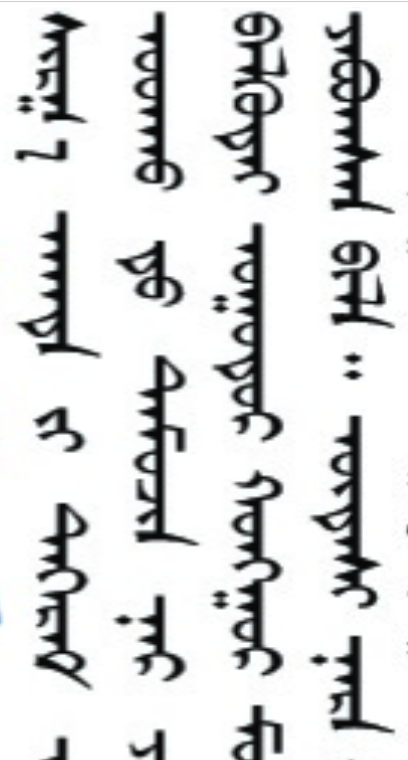
#> input picture adiya/word_segmentation/data/nom.png, 408 x 760 px
$ jupyter execute --allow-errors test.ipynb
#> lines starting #> are read from the running program, lines starting #| are printed output that depends on the picture; after the words box and inside, x2 and y2 are one past the last pixel; in counts of white or black regions, pixels touching at a corner belong together
### adiya/word_segmentation/segmenter.py
import cv2
import numpy as np
import matplotlib.pyplot as plt
from scipy.signal import find_peaks, peak_widths
from collections import deque
from PIL import Image


def line_segmenter(binary, distance = 5, prominence=50):
    h, w = binary.shape

    # Make a mask slightly larger than the image (required by floodFill)
    mask = np.zeros((h + 2, w + 2), np.uint8)

    # Flood fill from each corner
    cv2.floodFill(binary, mask, (0, 0), 0)
    cv2.floodFill(binary, mask, (w - 1, 0), 0)
    cv2.floodFill(binary, mask, (0, h - 1), 0)
    cv2.floodFill(binary, mask, (w - 1, h - 1), 0)

    vertical_density = np.sum(binary > 0, axis=0)

    peaks, _ = find_peaks(vertical_density, distance=distance, prominence=prominence)

    results_half = peak_widths(vertical_density, peaks, rel_height=0.3)

    left_ips = results_half[2].astype(int)
    right_ips = results_half[3].astype(int)

    line_regions = np.zeros_like(binary)
    visited = np.zeros_like(binary, dtype=bool)
    line_bounding_boxes = []

    def is_valid(y, x):
        return 0 <= x < w and 0 <= y < h and not visited[y, x] and binary[y, x] > 0

    for left, right in zip(left_ips, right_ips):
        coords = []
        for x in range(left, right + 1):
            for y in range(h):
                if binary[y, x] > 0 and not visited[y, x]:
                    queue = deque()
                    queue.append((y, x))

                    while queue:
                        cy, cx = queue.popleft()
                        if not is_valid(cy, cx):
                            continue
                        visited[cy, cx] = True
                        line_regions[cy, cx] = 255
                        coords.append((cy, cx))

                        for dy in [-1, 0, 1]:
                            for dx in [-1, 0, 1]:
                                ny, nx = cy + dy, cx + dx
                                if is_valid(ny, nx):
                                    queue.append((ny, nx))

        if coords:
            ys, xs = zip(*coords)
            x_min, x_max = min(xs), max(xs)
            y_min, y_max = min(ys), max(ys)
            line_bounding_boxes.append((x_min, y_min, x_max, y_max))

    return line_bounding_boxes


def segment_words_from_line(gray, binary, line_bbox, overlap_threshold=0.3, adiya = False, min_height_ratio=1, min_area=30):
    """
    Segments words from a line image using connected components and merges nearby bounding boxes.

    Args:
        gray (np.ndarray): Grayscale version of the original image.
        binary (np.ndarray): Binary version of the image.
        line_bbox (tuple): Bounding box of the line (x_min, y_min, x_max, y_max).
        overlap_threshold (float): Threshold to merge overlapping word boxes.

    Returns:
        List[Tuple[int, int, int, int]]: List of word bounding boxes in original image coordinates.
    """
    line_x_min, line_y_min, line_x_max, line_y_max = line_bbox
    line_width = line_x_max - line_x_min

    line_piece = binary[line_y_min:line_y_max, line_x_min:line_x_max]
    binary_line = (line_piece > 0).astype(np.uint8)

    # Get connected components with stats
    num_labels, labels, stats, _ = cv2.connectedComponentsWithStats(binary_line)

    # Create a clean mask
    clean_mask = np.zeros_like(binary_line)

    # Minimum area threshold (tune as needed)


    for i in range(1, num_labels):  # Skip background
        area = stats[i, cv2.CC_STAT_AREA]
        if area >= min_area:
            clean_mask[labels == i] = 255
    line_piece = clean_mask
    num_labels, labels = cv2.connectedComponents(line_piece)

    height, width = line_piece.shape
    expanded_bboxes = []

    for label in range(1, num_labels):
        y_coords, x_coords = np.where(labels == label)
        y_min, y_max = y_coords.min(), y_coords.max()
        x_min, x_max = x_coords.min(), x_coords.max()
        ratio =  (y_max - y_min) / (x_max - x_min)
        # if ratio > min_height_ratio:
            # expanded_bboxes.append((x_min, y_min, x_max, y_max))
        expanded_bboxes.append((x_min, y_min, x_max, y_max))

    def get_overlap_area(box1, box2):
        x_min1, y_min1, x_max1, y_max1 = box1
        x_min2, y_min2, x_max2, y_max2 = box2

        overlap_x_min = max(x_min1, x_min2)
        overlap_x_max = min(x_max1, x_max2)
        overlap_y_min = max(y_min1, y_min2)
        overlap_y_max = min(y_max1, y_max2)

        if overlap_x_max > overlap_x_min and overlap_y_max > overlap_y_min:
            return (overlap_x_max - overlap_x_min) * (overlap_y_max - overlap_y_min)
        return 0

    merged_bboxes = []
    for box in expanded_bboxes:
        overlap_found = False
        for i, merged_box in enumerate(merged_bboxes):
            overlap_area = get_overlap_area(merged_box, box)
            box_area = (box[2] - box[0]) * (box[3] - box[1])

            if overlap_area / box_area > overlap_threshold:
                new_box = (
                    min(merged_box[0], box[0]),
                    min(merged_box[1], box[1]),
                    max(merged_box[2], box[2]),
                    max(merged_box[3], box[3]),
                )
                merged_bboxes[i] = new_box
                overlap_found = True
                break

        if not overlap_found:
            # Expand box horizontally to whole line if no overlap found
            box = (0, box[1], line_width, box[3])
            merged_bboxes.append(box)

    # Convert bboxes to original image coordinates
    word_bboxes_in_full_image = [
        (box[0] + line_x_min, box[1] + line_y_min, box[2] + line_x_min, box[3] + line_y_min)
        for box in merged_bboxes
    ]
    if adiya:
        final_bboxes = []

        for i, box in enumerate(word_bboxes_in_full_image):
            box_height = box[3] - box[1]
            box_width = box[2] - box[0]

            # Merge with the previous box if height < 2*width
            if i > 0 and box_height < min_height_ratio * box_width:
                prev_box = final_bboxes[-1]
                new_box = (
                    min(prev_box[0], box[0]),
                    min(prev_box[1], box[1]),
                    max(prev_box[2], box[2]),
                    max(prev_box[3], box[3]),
                )
                final_bboxes[-1] = new_box
            else:
                final_bboxes.append(box)

        return final_bboxes

    return word_bboxes_in_full_image


def estimate_vertical_skew_and_draw(gray, show_debug=True):
    # Edge detection
    edges = cv2.Canny(gray, 50, 150, apertureSize=3)

    # Probabilistic Hough Line Transform
    lines = cv2.HoughLinesP(edges, rho=1, theta=np.pi/180, threshold=100,
                            minLineLength=100, maxLineGap=10)

    angles = []

    if lines is not None:
        for line in lines:
            x1, y1, x2, y2 = line[0]
            angle = abs(np.degrees(np.arctan2(y2 - y1, x2 - x1))) % 180

            # Consider only nearly vertical lines (angle near 90°)
            if 75 <= angle <= 105:
                angles.append(angle)
                # if show_debug:
                #     cv2.line(img, (x1, y1), (x2, y2), (0, 255, 0), 2)

    if not angles:
        print("No vertical lines detected.")
        return gray, 0.0

    median_angle = np.median(angles)
    # print(angles)
    skew_from_vertical = 90 - median_angle
    print(f"Detected skew: {skew_from_vertical:.2f}° (to vertical)")

    # Rotate back to vertical
    gray_pil = Image.fromarray(gray).convert("L")
    rotated = gray_pil.rotate(skew_from_vertical, resample=Image.BICUBIC, expand=True, fillcolor=0)

    return np.array(rotated)

### adiya/word_segmentation/test.ipynb
[cell 1]
import cv2
import numpy as np
import matplotlib.pyplot as plt
from scipy.signal import find_peaks, peak_widths
from collections import deque
import segmenter as st
from PIL import Image
import os
import json
from collections import Counter

[cell 2]
image_name = "IMG_7747"
image_path = f'../../../dataset/real_life/saihan_bichigten/munguu/mongol_hel/{image_name}.png'  # change this to your file path

# image_path = '../../../dataset/real_life/saihan_bichigten/adiya/raw/IMG_20250422_111558.jpg'

gray = cv2.imread(image_path, cv2.IMREAD_GRAYSCALE)
gray = cv2.rotate(gray, cv2.ROTATE_90_COUNTERCLOCKWISE)
gray = st.estimate_vertical_skew_and_draw(gray)
# Binarize the image (invert to make text=1, background=0)
#> (the rest of this cell did not finish here and is left out)

#> (a cell that did not finish here is left out)

#> (a cell that did not finish here is left out)

#> (a cell that did not finish here is left out)

[cell 6]
words = [
    "ᠮᠣᠩᠭᠤᠯ", "ᠬᠡᠯᠡ",
    "ᠢᠬᠢᠨ", "ᠤ", "ᠴᠢᠮᠡᠭ", "ᠪᠤᠯᠤᠭᠰᠠᠨ", "ᠠᠶᠠᠯᠭᠤ", "ᠰᠠᠢᠢᠬᠠᠨ", "ᠮᠣᠩᠭᠤᠯ", "ᠬᠡᠯᠡ",
    "ᠴᠢᠩ", "ᠵᠣᠷᠢᠭᠲᠤ", "ᠡᠪᠦᠭᠡᠳ", "ᠳᠡᠭᠡᠳᠦᠰ", "ᠦᠨ", "ᠮᠢᠨᠢ", "ᠦᠪ", "ᠶᠡᠬᠡ", "ᠡᠷᠳᠡᠨᠢ",
    "ᠰᠣᠨᠣᠰᠬᠣ", "ᠪᠦᠷᠢ", "ᠢᠷᠠᠭᠤ", "ᠪᠠᠶᠠᠯᠠᠭ", "ᠢ", "ᠭᠠᠢᠢᠬᠠᠨ", "ᠪᠠᠶᠠᠰᠴᠤ",
    "ᠰᠣᠳᠤ", "ᠶᠡᠬᠡ", "ᠪᠢᠯᠢᠭ᠌", "ᠲᠦ", "ᠲᠦᠮᠡᠨ", "ᠶᠣᠭᠡᠨ", "ᠪᠢᠰᠢᠷᠡᠨ", "ᠮᠠᠭᠲᠠᠮᠦ", "ᠪᠢ",

    "ᠤᠷᠢᠳᠤ", "ᠢᠨ", "ᠪᠡᠷᠬᠡ", "ᠴᠠᠭ", "ᠲᠣᠷ", "ᠤᠯᠤᠰ", "ᠮᠣᠩᠭᠤᠯ", "ᠤᠨ", "ᠬᠡᠲᠦ", "ᠵᠠᠶᠠᠭ᠎ᠠ", "ᠢᠢ",
    "ᠤᠢᠢᠳᠬᠠᠷᠯᠠᠨ", "ᠪᠣᠳᠣᠬᠣ", "ᠳᠣᠷ", "ᠤᠷᠮ᠎ᠠ", "ᠵᠣᠷᠢᠭ", "ᠢ", "ᠮᠢᠨᠢ", "ᠰᠡᠷᠭᠦᠭᠡᠭ᠍ᠰᠡᠨ",
    "ᠦᠭᠡᠳᠡᠯᠡᠨ", "ᠲᠡᠭᠵᠢᠬᠦ", "ᠢᠨ", "ᠲᠡᠭᠦᠰ", "ᠬᠤᠪᠢ", "ᠲᠠᠢ", "ᠳᠣᠷ", "ᠠᠨᠤ", "ᠢᠳᠡᠭᠡᠭᠦᠯᠦᠭᠰᠡᠨ",
    "ᠦᠷᠨᠢᠨ", "ᠮᠠᠨᠳᠤᠬᠤ", "ᠢᠨ", "ᠰᠢᠨᠵᠢ", "ᠪᠦᠷᠢᠳᠦᠭᠰᠡᠨ", "ᠡᠪᠦᠭᠡᠳ", "ᠤᠨ", "ᠮᠢᠨᠢ", "ᠬᠡᠯᠡ",

    "ᠮᠦᠷᠡᠨ", "ᠭᠣᠣᠯ", "ᠴᠢᠳᠬᠣᠯᠠᠩᠲᠤ", "ᠰᠢᠷᠬᠢᠰᠢ", "ᠦᠭᠡᠢ", "ᠶᠡᠬᠡ", "ᠳᠠᠯᠠᠢ", "ᠮᠡᠲᠦ",
    "ᠮᠦᠩᠭᠡᠳᠡ", "ᠦᠷ᠎ᠡ", "ᠠᠴᠢ", "ᠨᠠᠷ", "ᠤᠨ", "ᠵᠠᠯᠭᠠᠮᠵᠢ", "ᠪᠠᠷ", "ᠪᠠᠳᠠᠷᠠᠩᠬᠠᠨ", "ᠳᠡᠯᠭᠡᠷᠡᠵᠦ",
    "ᠬᠦᠨᠳᠡᠢ", "ᠴᠡᠭᠡᠵᠢᠨ", "ᠳᠦᠷ", "ᠣᠷᠣᠭᠴᠢ", "ᠪᠦᠭᠦᠳᠡ", "ᠢᠢ", "ᠨᠡᠪᠲᠡᠷᠡᠭᠦᠯᠬᠦ", "ᠴᠢᠳᠠᠯᠲᠤ",
    "ᠬᠦᠭ᠍ᠵᠢᠮ", "ᠮᠡᠲᠦ", "ᠢᠷᠠᠭᠤ", "ᠪᠠᠶᠠᠰᠬᠤᠯᠠᠩᠲᠤ", "ᠮᠣᠩᠭᠤᠯ", "ᠬᠡᠯᠡ",

    "ᠦᠰᠬᠦ", "ᠨᠠᠰᠦᠨ", "ᠡᠴᠡ", "ᠦᠲᠡᠯᠬᠦ", "ᠨᠠᠰᠤᠨ", "ᠬᠦᠷᠲᠡᠯ᠎ᠡ", "ᠴᠢᠮ᠎ᠠ", "ᠶᠤᠭᠠᠨ", "ᠰᠤᠳᠤᠯᠳ",
    "ᠡᠳᠦᠷ", "ᠪᠦᠷᠢ", "ᠦᠭᠡᠰ", "ᠦᠨ", "ᠡᠷᠳᠡᠨᠢ", "ᠢᠢ", "ᠴᠢᠨᠢ", "ᠪᠠᠶᠠᠷᠯᠠᠨ", "ᠳᠡᠭᠦᠨᠡᠮ",
    "ᠲᠦᠮᠡᠨ", "ᠲᠦᠮᠡᠨ", "ᠦᠶ᠎ᠡ", "ᠢᠨ", "ᠣᠶᠣᠨ", "ᠪᠢᠯᠢᠭ᠌", "ᠦᠨ", "ᠦᠯᠡᠮᠵᠢ", "ᠰᠠᠩ", "ᠦᠨ", "ᠡᠭᠦᠳᠡ", "ᠢᠢ", "ᠴᠢᠨᠢ",
    "ᠲᠦᠯᠬᠢᠬᠦ", "ᠪᠦᠷᠢ", "ᠰᠡᠳᠭᠢᠯ", "ᠰᠡᠷᠭᠦᠨ", "ᠮᠠᠩᠨᠠᠢ", "ᠢᠨ", "ᠦᠷᠴᠢᠯᠡᠭᠡ", "ᠲᠡᠨᠢᠶᠨᠡᠮ",
]

[cell 7]
twords = [
    "ᠮᠣᠩᠭᠤᠯ", "ᠬᠡᠯᠡ", #2
    "ᠢᠬᠢᠨ ᠤ", "ᠴᠢᠮᠡᠭ", "ᠪᠤᠯᠤᠭᠰᠠᠨ", "ᠠᠶᠠᠯᠭᠤ", "ᠰᠠᠢᠢᠬᠠᠨ", "ᠮᠣᠩᠭᠤᠯ ᠬᠡᠯᠡ", #6
    "ᠴᠢᠩ", "ᠵᠣᠷᠢᠭᠲᠤ", "ᠡᠪᠦᠭᠡᠳ", "ᠳᠡᠭᠡᠳᠦᠰ ᠦᠨ", "ᠮᠢᠨᠢ", "ᠦᠪ", "ᠶᠡᠬᠡ", "ᠡᠷᠳᠡᠨᠢ", #8
    "ᠰᠣᠨᠣᠰᠬᠣ", "ᠪᠦᠷᠢ", "ᠢᠷᠠᠭᠤ", "ᠪᠠᠶᠠᠯᠠᠭ ᠢ", "ᠭᠠᠢᠢᠬᠠᠨ", "ᠪᠠᠶᠠᠰᠴᠤ",#6
    "ᠰᠣᠳᠤ", "ᠶᠡᠬᠡ", "ᠪᠢᠯᠢᠭ᠌ ᠲᠦ", "ᠲᠦᠮᠡᠨ", "ᠶᠣᠭᠡᠨ", "ᠪᠢᠰᠢᠷᠡᠨ", "ᠮᠠᠭᠲᠠᠮᠦ ᠪᠢ",#7

    "ᠤᠷᠢᠳᠤ", "ᠢᠨ", "ᠪᠡᠷᠬᠡ", "ᠴᠠᠭ", "ᠲᠣᠷ", "ᠤᠯᠤᠰ", "ᠮᠣᠩᠭᠤᠯ", "ᠤᠨ", "ᠬᠡᠲᠦ", "ᠵᠠᠶᠠᠭ᠎ᠠ", "ᠢᠢ",
    "ᠤᠢᠢᠳᠬᠠᠷᠯᠠᠨ", "ᠪᠣᠳᠣᠬᠣ", "ᠳᠣᠷ", "ᠤᠷᠮ᠎ᠠ", "ᠵᠣᠷᠢᠭ", "ᠢ", "ᠮᠢᠨᠢ", "ᠰᠡᠷᠭᠦᠭᠡᠭ᠍ᠰᠡᠨ",
    "ᠦᠭᠡᠳᠡᠯᠡᠨ", "ᠲᠡᠭᠵᠢᠬᠦ", "ᠢᠨ", "ᠲᠡᠭᠦᠰ", "ᠬᠤᠪᠢ", "ᠲᠠᠢ", "ᠳᠣᠷ", "ᠠᠨᠤ", "ᠢᠳᠡᠭᠡᠭᠦᠯᠦᠭᠰᠡᠨ",
    "ᠦᠷᠨᠢᠨ", "ᠮᠠᠨᠳᠤᠬᠤ", "ᠢᠨ", "ᠰᠢᠨᠵᠢ", "ᠪᠦᠷᠢᠳᠦᠭᠰᠡᠨ", "ᠡᠪᠦᠭᠡᠳ", "ᠤᠨ", "ᠮᠢᠨᠢ", "ᠬᠡᠯᠡ",

    "ᠮᠦᠷᠡᠨ", "ᠭᠣᠣᠯ", "ᠴᠢᠳᠬᠣᠯᠠᠩᠲᠤ", "ᠰᠢᠷᠬᠢᠰᠢ", "ᠦᠭᠡᠢ", "ᠶᠡᠬᠡ", "ᠳᠠᠯᠠᠢ", "ᠮᠡᠲᠦ",
    "ᠮᠦᠩᠭᠡᠳᠡ", "ᠦᠷ᠎ᠡ", "ᠠᠴᠢ", "ᠨᠠᠷ", "ᠤᠨ", "ᠵᠠᠯᠭᠠᠮᠵᠢ", "ᠪᠠᠷ", "ᠪᠠᠳᠠᠷᠠᠩᠬᠠᠨ", "ᠳᠡᠯᠭᠡᠷᠡᠵᠦ",
    "ᠬᠦᠨᠳᠡᠢ", "ᠴᠡᠭᠡᠵᠢᠨ", "ᠳᠦᠷ", "ᠣᠷᠣᠭᠴᠢ", "ᠪᠦᠭᠦᠳᠡ", "ᠢᠢ", "ᠨᠡᠪᠲᠡᠷᠡᠭᠦᠯᠬᠦ", "ᠴᠢᠳᠠᠯᠲᠤ",
    "ᠬᠦᠭ᠍ᠵᠢᠮ", "ᠮᠡᠲᠦ", "ᠢᠷᠠᠭᠤ", "ᠪᠠᠶᠠᠰᠬᠤᠯᠠᠩᠲᠤ", "ᠮᠣᠩᠭᠤᠯ", "ᠬᠡᠯᠡ",

    "ᠦᠰᠬᠦ", "ᠨᠠᠰᠦᠨ", "ᠡᠴᠡ", "ᠦᠲᠡᠯᠬᠦ", "ᠨᠠᠰᠤᠨ", "ᠬᠦᠷᠲᠡᠯ᠎ᠡ", "ᠴᠢᠮ᠎ᠠ", "ᠶᠤᠭᠠᠨ", "ᠰᠤᠳᠤᠯᠳ",
    "ᠡᠳᠦᠷ", "ᠪᠦᠷᠢ", "ᠦᠭᠡᠰ", "ᠦᠨ", "ᠡᠷᠳᠡᠨᠢ", "ᠢᠢ", "ᠴᠢᠨᠢ", "ᠪᠠᠶᠠᠷᠯᠠᠨ", "ᠳᠡᠭᠦᠨᠡᠮ",
    "ᠲᠦᠮᠡᠨ", "ᠲᠦᠮᠡᠨ", "ᠦᠶ᠎ᠡ", "ᠢᠨ", "ᠣᠶᠣᠨ", "ᠪᠢᠯᠢᠭ᠌", "ᠦᠨ", "ᠦᠯᠡᠮᠵᠢ", "ᠰᠠᠩ", "ᠦᠨ", "ᠡᠭᠦᠳᠡ", "ᠢᠢ", "ᠴᠢᠨᠢ",
    "ᠲᠦᠯᠬᠢᠬᠦ", "ᠪᠦᠷᠢ", "ᠰᠡᠳᠭᠢᠯ", "ᠰᠡᠷᠭᠦᠨ", "ᠮᠠᠩᠨᠠᠢ", "ᠢᠨ", "ᠦᠷᠴᠢᠯᠡᠭᠡ", "ᠲᠡᠨᠢᠶᠨᠡᠮ",
]

[cell 8]
folder_path = "../../../dataset/real_life/saihan_bichigten/munguu/mongol_hel_processed"

output_image_folder = f'{folder_path}/images'
json_output_path = f'{folder_path}/words_data.json'

n = 29

#> (the rest of this cell did not finish here and is left out)

[cell 9]
image_name = "IMG_7747"
image_path = f'data/nom.png'  # change this to your file path

# image_path = '../../../dataset/real_life/saihan_bichigten/adiya/raw/IMG_20250422_111558.jpg'

gray = cv2.imread(image_path, cv2.IMREAD_GRAYSCALE)
# gray = cv2.rotate(gray, cv2.ROTATE_90_COUNTERCLOCKWISE)
gray = st.estimate_vertical_skew_and_draw(gray)
#> call 2 of estimate_vertical_skew_and_draw, with show_debug = True
#> in estimate_vertical_skew_and_draw (call 2), `edges = cv2.Canny(gray, 50, 150, apertureSize=3)`:
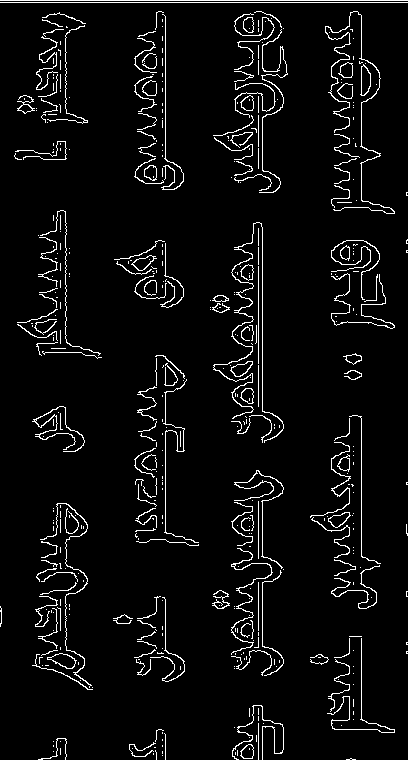
#> edges: shape (760, 408); 4.9% white in thin lines or dots
#> in estimate_vertical_skew_and_draw (call 2), `lines = cv2.HoughLinesP(edges, rho=1, theta=np.pi/180, threshold=100, ..`: lines = 16 rows, first 6: [258, 415, 258, 222], [262, 175, 262, 0], [361, 556, 361, 416], [165, 539, 165, 356], [0, 0, 407, 0], [0, 2, 407, 2]
#> the loop in estimate_vertical_skew_and_draw (call 2), `for line in lines:` made 16 passes
#> (x1, y1, x2, y2, angle) on passes 1 to 8: (258, 415, 258, 222, 90), (262, 175, 262, 0, 90), (361, 556, 361, 416, 90), (165, 539, 165, 356, 90), (0, 0, 407, 0, 0), (0, 2, 407, 2, 0), (65, 352, 65, 211, 90), (56, 352, 56, 242, 90)
#> after the loop in estimate_vertical_skew_and_draw (call 2), `for line in lines:`: angles = [90, 90, 90, 90, 90, 90, 90, 90, 90, 90, 90, 90, 87.92, 90]
#> in estimate_vertical_skew_and_draw (call 2), `median_angle = np.median(angles)`: median_angle = 90
#> in estimate_vertical_skew_and_draw (call 2), `skew_from_vertical = 90 - median_angle`: skew_from_vertical = 0
#| Detected skew: 0.00° (to vertical)
# Binarize the image (invert to make text=1, background=0)
_, binary = cv2.threshold(gray, 0, 255, cv2.THRESH_BINARY_INV + cv2.THRESH_OTSU)
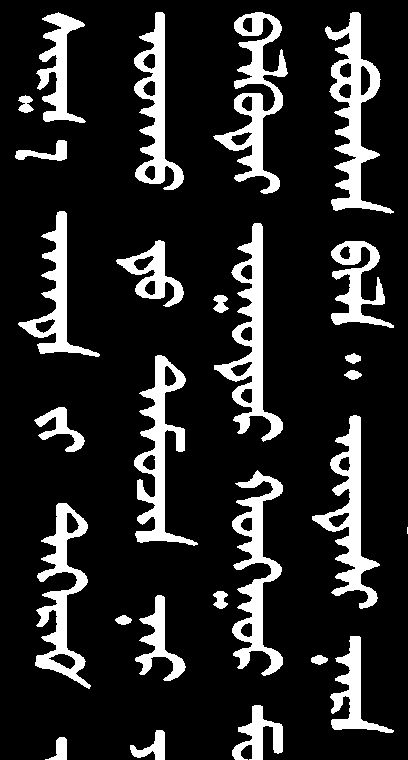
#> binary: shape (760, 408); 15.6% white; 27 white regions (1 under 20 px), largest, box (x1, y1, x2, y2) and area: (325, 12, 394, 214) 4551, (214, 223, 283, 442) 4264, (213, 12, 288, 194) 4223

[cell 10]
line_bounding_boxes = st.line_segmenter(binary, distance=15, prominence=50)
#> in line_segmenter, `vertical_density = np.sum(binary > 0, axis=0)`: vertical_density = 408 values, max 560 at index 353, min 0 at index 0, mean 118.6
#> in line_segmenter, `peaks, _ = find_peaks(vertical_density, distance=distance, prominence=..`: peaks = [59, 159, 176, 257, 273, 353]
#> in line_segmenter, `results_half = peak_widths(vertical_density, peaks, rel_height=0.3)`: results_half = ([10.97, 10.04, 4.79, 11.05, 5.85, 11.77], [322, 356.3, 102.5, 387.1, 154.2, 392], [55.4, 154.3, 175, 251.3, 272.1, 348.6], [66.36, 164.3, 179.8, 262.4, 278, 360.4])
#> in line_segmenter, `left_ips = results_half[2].astype(int)`: left_ips = [55, 154, 175, 251, 272, 348]
#> in line_segmenter, `right_ips = results_half[3].astype(int)`: right_ips = [66, 164, 179, 262, 277, 360]
#> the loop in line_segmenter, `for left, right in zip(left_ips, right_ips):` made 6 passes
#> (left, right, x_min, x_max, y_max) on passes 1, 2, 4, 6: (55, 66, 15, 99, 759), (154, 164, 116, 197, 759), (251, 262, 213, 287, 759), (348, 360, 312, 393, 732)
#> after the loop in line_segmenter, `for left, right in zip(left_ips, right_ips):`:
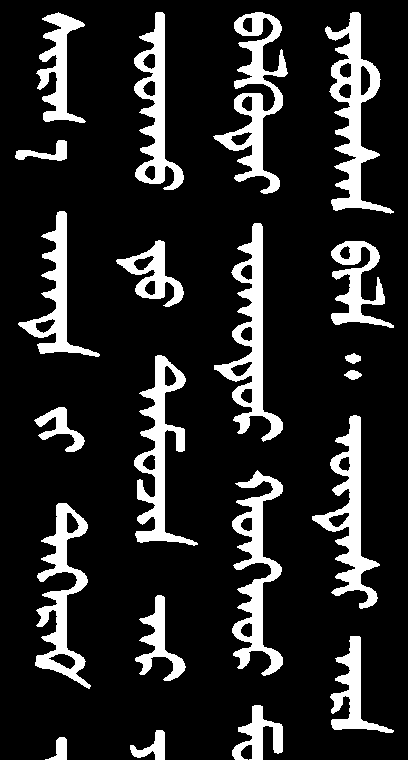
#> line_regions: shape (760, 408); 15.4% white; 21 white regions, largest, box (x1, y1, x2, y2) and area: (325, 12, 394, 214) 4551, (214, 223, 283, 442) 4264, (213, 12, 288, 194) 4223
#> after the loop in line_segmenter, `for left, right in zip(left_ips, right_ips):`: line_bounding_boxes = [(15, 12, 99, 759), (116, 12, 197, 759), (213, 12, 287, 759), (312, 12, 393, 732)]

output = cv2.cvtColor(gray, cv2.COLOR_GRAY2BGR)

for (x_min, y_min, x_max, y_max) in line_bounding_boxes:
    cv2.rectangle(output, (x_min, y_min), (x_max, y_max), (0, 0, 0), 2)
#> this loop made 4 passes
#> (x_min, x_max, y_max) on passes 1 to 4: (15, 99, 759), (116, 197, 759), (213, 287, 759), (312, 393, 732)
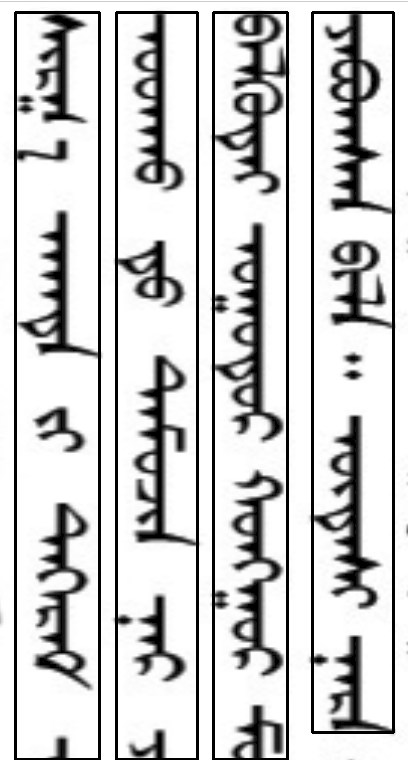
#> output: shape (760, 408, 3); min 0, max 255, mean 203.9
# Visualize the regions
plt.figure(figsize=(6, 8))
plt.title("Smart-Grown Line Regions (Using Backbone Width)")
plt.imshow(output, cmap='gray')
plt.axis('off')
plt.show()

[cell 11]
plt.imshow(binary)

[cell 12]
output = cv2.cvtColor(gray, cv2.COLOR_GRAY2BGR)

all_word_bboxes = []

for line_bbox in line_bounding_boxes[0:]:
    words = st.segment_words_from_line(gray, binary, line_bbox, adiya=False, min_area=0)
    all_word_bboxes.extend(words)
#> this loop made 4 passes
#> (line_bbox, line_x_min in segment_words_from_line, line_x_max in segment_words_from_line, line_y_max in segment_words_from_line, line_width in segment_words_from_line, height in segment_words_from_line, width in segment_words_from_line) on passes 1 to 4: ((15, 12, 99, 759), 15, 99, 759, 84, 747, 84), ((116, 12, 197, 759), 116, 197, 759, 81, 747, 81), ((213, 12, 287, 759), 213, 287, 759, 74, 747, 74), ((312, 12, 393, 732), 312, 393, 732, 81, 720, 81)
#> pass 1, in segment_words_from_line, `line_piece = binary[line_y_min:line_y_max, line_x_min:line_x_max]`:
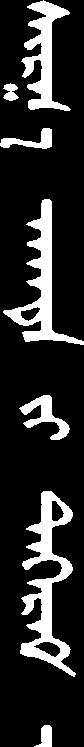
#> line_piece: shape (747, 84); 16.6% white; 7 white regions, largest, box (x1, y1, x2, y2) and area: (20, 491, 76, 677) 3637, (3, 199, 84, 345) 2815, (21, 0, 71, 111) 2248
#> pass 1, in segment_words_from_line, `num_labels, labels, stats, _ = cv2.connectedComponentsWithStats(binary..`:
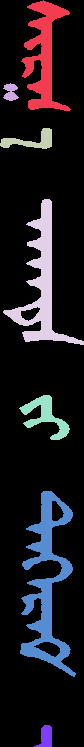
#> labels: shape (747, 84) int32; 8 distinct labels, from 0 to 7; one colour per label, 0 black
#> pass 2, in segment_words_from_line (call 2), `line_piece = binary[line_y_min:line_y_max, line_x_min:line_x_max]`:
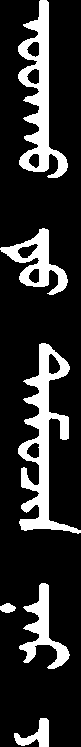
#> line_piece: shape (747, 81); 17.9% white; 6 white regions, box (x1, y1, x2, y2) and area: (18, 343, 81, 534) 3881, (18, 0, 68, 178) 3318, (0, 228, 68, 295) 1612, (19, 583, 70, 669) 1442, (14, 718, 49, 747) 491, (0, 603, 16, 613) 114

# Draw all word bounding boxes
for (x_min, y_min, x_max, y_max) in all_word_bboxes:
    cv2.rectangle(output, (x_min, y_min), (x_max, y_max), (255, 0, 0), 1)
#> this loop made 21 passes
#> (x_min, y_min, x_max, y_max) on passes 1 to 8: (15, 12, 99, 122), (15, 140, 99, 160), (15, 211, 99, 356), (15, 407, 99, 451), (15, 503, 99, 688), (15, 737, 99, 758), (116, 12, 197, 189), (116, 240, 197, 306)
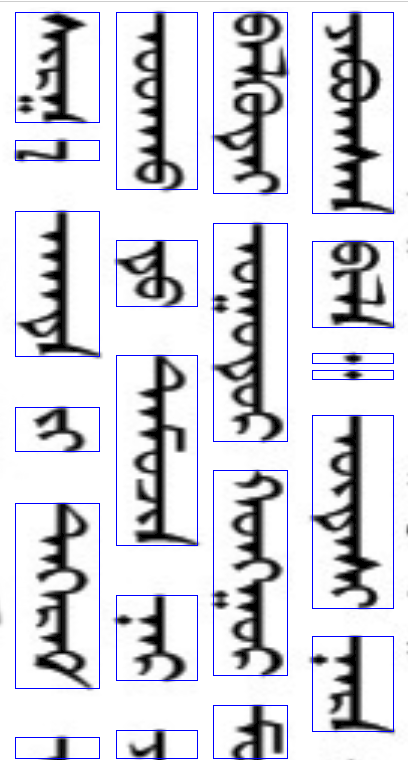
#> output: shape (760, 408, 3); mean B, G, R 219.9, 213.3, 213.3

plt.figure(figsize=(6, 8))

plt.imshow(output, cmap='gray')
plt.axis('off')
plt.show()

[cell 13]
twords = ["" for _ in range(len(all_word_bboxes))]

folder_path = "../../../dataset/real_life/book/processed"

output_image_folder = f'{folder_path}/images'
json_output_path = f'{folder_path}/words_data.json'

n = 10

h, w = gray.shape
os.makedirs(output_image_folder, exist_ok=True)

pad = 15
# Save cropped words and build JSON
data = []
for i, ((x_min, y_min, x_max, y_max), text) in enumerate(zip(all_word_bboxes, twords)):
    if i >= n:
        break
    x_min_pad = max(0, x_min - pad)
    y_min_pad = max(0, y_min - pad)
    x_max_pad = min(w, x_max + pad)
    y_max_pad = min(h, y_max + pad)

    word_img = gray[y_min_pad:y_max_pad, x_min_pad:x_max_pad]
    filename = f"word_{i+1:03d}.png"
    full_save_path = os.path.join(output_image_folder, filename)

    cv2.imwrite(full_save_path, word_img)
    data.append({
        "image_path": full_save_path,
        # "raw_image": image_name,
        "text": text
    })
#> this loop made 11 passes
#> pass 1, `word_img = gray[y_min_pad:y_max_pad, x_min_pad:x_max_pad]`:
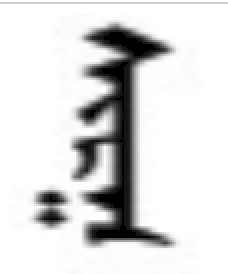
#> word_img: shape (137, 114) (shown 2 times larger); min 0, max 255, mean 218.7
#> pass 3, `word_img = gray[y_min_pad:y_max_pad, x_min_pad:x_max_pad]`:
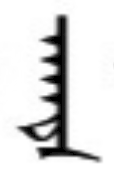
#> word_img: shape (175, 114); min 0, max 255, mean 222.4

# Write to JSON
with open(json_output_path, 'w', encoding='utf-8') as f:
    json.dump(data, f, ensure_ascii=False, indent=2)

print(f"Saved {len(data)} words and labels.")
#| Saved 10 words and labels.
